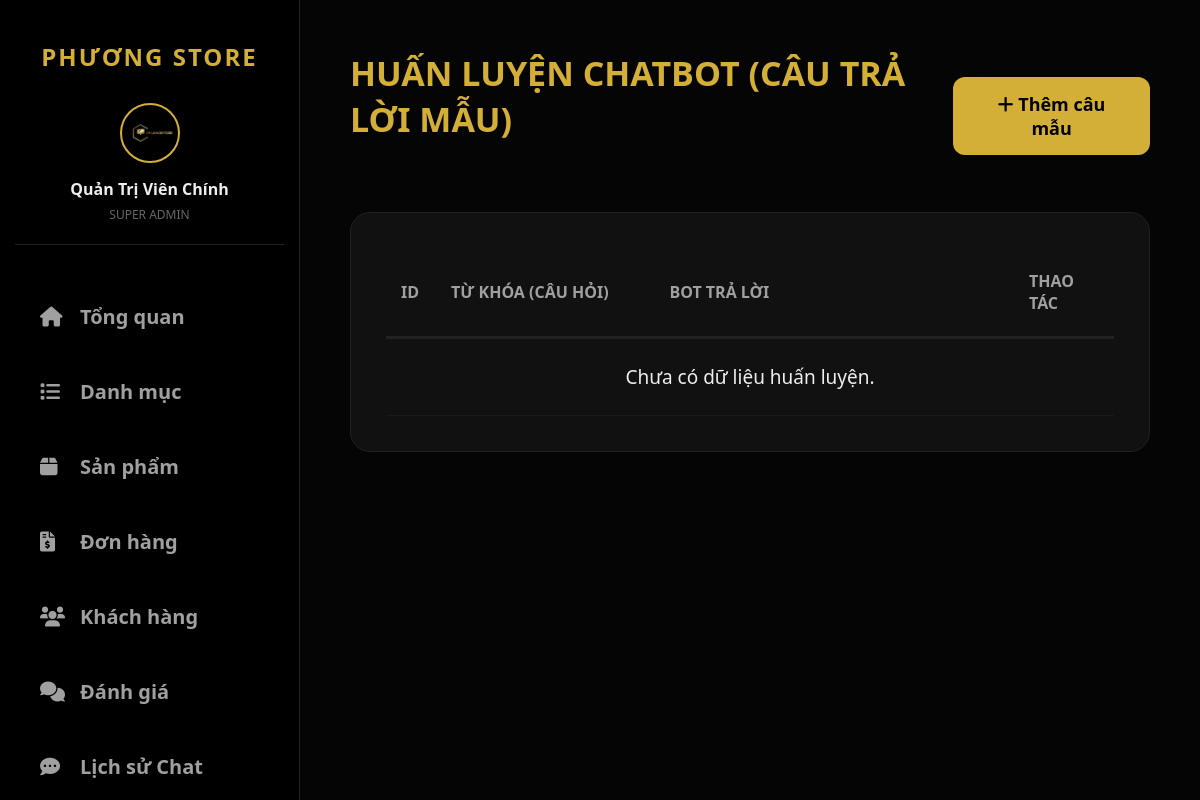
The app's page /index.php?ctrl=admin&act=bot_training (signed in), older data.
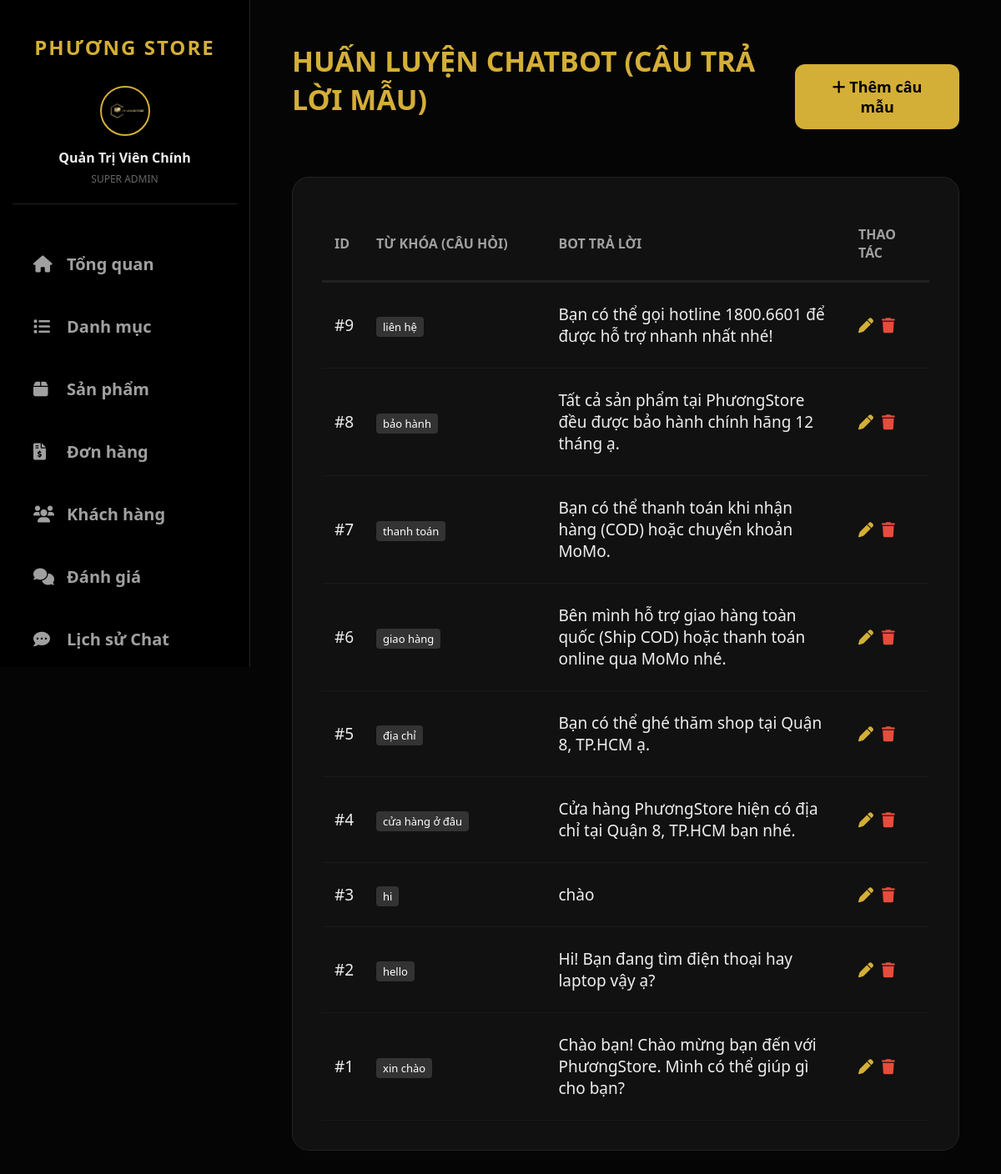
The same page, newer data.
### tables this page shows
CREATE TABLE IF NOT EXISTS `dulieuhuanluyen` (
  `ma_du_lieu` int NOT NULL AUTO_INCREMENT,
  `ma_admin` int DEFAULT NULL,
  `cau_hoi` text NOT NULL,
  `tra_loi` text NOT NULL,
  PRIMARY KEY (`ma_du_lieu`),
  KEY `ma_admin` (`ma_admin`)
);

### app/models/OrderModel.php (called while the page is built, shortened)
<?php
require_once 'app/config/db.php';
class OrderModel {
    public function __construct() {
        $db = new Database();
    }
}

### app/config/db.php (called while the page is built, shortened)
<?php
class Database {
    private $host = "localhost";
    private $db_name = "phuongstore";
    private $username = "root";
    private $password = "";
    public function connect() {
        $this->conn = null;
        try {
            $this->conn = new PDO("mysql:host=" . $this->host . ";dbname=" . $this->db_name, $this->username, $this->password);
            $this->conn->setAttribute(PDO::ATTR_ERRMODE, PDO::ERRMODE_EXCEPTION);
            $this->conn->exec("set names utf8mb4");
        } catch(PDOException $e) {
            echo "Lỗi kết nối: " . $e->getMessage();
        }
        return $this->conn;
    }
}

### app/controllers/AdminController.php (called while the page is built, shortened)
<?php
require_once 'app/models/OrderModel.php';
require_once 'app/models/ChatModel.php';
class AdminController {
    private $db;
    public function __construct() {
        $act = $_GET['act'] ?? 'dashboard';
        $database = new Database();
        $db = $database->connect();
        $this->db = $db;
    }
    public function bot_training() {
        $chatModel = new ChatModel($this->db);
        $dataList = $chatModel->getAllTrainingData();
        require_once 'app/views/admin/bot_training.php';
    }
}

### app/models/ChatModel.php (called while the page is built, shortened)
<?php
class ChatModel {
    private $db;
    public function __construct($db) {
        $this->db = $db;
    }
    public function getAllTrainingData() {
        return $this->db->query("SELECT * FROM dulieuhuanluyen ORDER BY ma_du_lieu DESC")->fetchAll(PDO::FETCH_ASSOC);
    }
}
?>

### app/views/admin/bot_training.php (the view, shortened to what this page needs)
<!DOCTYPE html>
<html lang="vi">
<head>
    <link rel="stylesheet" href="public/css/admin.css">
    <link rel="stylesheet" href="https://cdnjs.cloudflare.com/ajax/libs/font-awesome/6.0.0/css/all.min.css">
</head>
<body class="admin-body">
    <?php include 'app/views/admin/sidebar.php'; ?>
    <main class="main-content-admin">
        <div style="display:flex; justify-content:space-between; align-items:center; margin-bottom:30px;">
            <h1>Huấn luyện Chatbot (Câu trả lời mẫu)</h1>
            <button onclick="openModal()" class="btn-primary">
                <i class="fa-solid fa-plus"></i> Thêm câu mẫu
            </button>
        </div>
        <div class="cat-card">
            <table class="table-admin">
                <thead>
                    <tr>
                        <th width="50">ID</th>
                        <th width="30%">Từ khóa (Câu hỏi)</th>
                        <th>Bot trả lời</th>
                        <th width="100">Thao tác</th>
                    </tr>
                </thead>
                <tbody>
                    <?php if (!empty($dataList)): ?>
                        <?php foreach ($dataList as $row): ?>
                        <tr>
                            <td>#<?= $row['ma_du_lieu'] ?></td>
                            <td>
                                <span style="background:#333; color:#fff; padding:3px 8px; border-radius:4px; font-size:13px;">
                                    <?= htmlspecialchars($row['cau_hoi']) ?>
                                </span>
                            </td>
                            <td><?= nl2br(htmlspecialchars($row['tra_loi'])) ?></td>
                            <td>
                                <div style="display:flex; gap:10px;">
                                    <button onclick="openModal(<?= $row['ma_du_lieu'] ?>, '<?= htmlspecialchars(addslashes($row['cau_hoi'])) ?>', '<?= htmlspecialchars(addslashes($row['tra_loi'])) ?>')" class="btn-icon-edit">
                                        <i class="fa-solid fa-pen"></i>
                                    </button>
                                    <a href="index.php?ctrl=admin&act=delete_training&id=<?= $row['ma_du_lieu'] ?>"
                                       onclick="return confirm('Xóa câu mẫu này?')" class="btn-icon-delete">
                                        <i class="fa-solid fa-trash"></i>
                                    </a>
                                </div>
                            </td>
                        </tr>
                        <?php endforeach; ?>
                    <?php else: ?>
                        <tr><td colspan="4" style="text-align:center;">Chưa có dữ liệu huấn luyện.</td></tr>
                    <?php endif; ?>
                </tbody>
            </table>
        </div>
    </main>
</body>
</html>

### index.php (shortened to what this page needs)
<?php
require_once 'app/config/db.php';
$ctrl = $_GET['ctrl'] ?? 'home';
$act = $_GET['act'] ?? 'index';
switch ($ctrl) {
    case 'admin':
        require_once 'app/controllers/AdminController.php';
        $controller = new AdminController();
        break;
}
if (method_exists($controller, $act)) {
    $controller->$act();
} else {
    echo "<div style='text-align:center; padding:50px; color:white; background:#111;'><h1>404 - Không tìm thấy trang</h1><a href='index.php' style='color:#D4AF37'>Về trang chủ</a></div>";
}

### app/views/admin/sidebar.php (shortened to what this page needs)
<?php
    if (!function_exists('can_view_menu')) {
        function can_view_menu($perm) {
            if (isset($_SESSION['admin_role']) && $_SESSION['admin_role'] == 1) {
                return true;
            }
            $myPerms = $_SESSION['admin_permissions'] ?? [];
            return in_array($perm, $myPerms);
        }
    }
    $act = $_GET['act'] ?? 'dashboard';
?>
<aside class="sidebar">
    <div style="font-size: 24px; font-weight: 900; color: #D4AF37; margin-bottom: 30px; text-align: center; letter-spacing: 2px;">
        PHƯƠNG STORE
    </div>
    <div style="text-align: center; margin-bottom: 40px; padding-bottom: 20px; border-bottom: 1px solid #222;">
        <a href="index.php?ctrl=admin&act=my_profile" style="text-decoration: none; display: block;" title="Xem hồ sơ & Đổi ảnh">
            <?php
                $avt = $_SESSION['admin_avatar'] ?? 'default_admin.png';
                $avtSrc = "public/images/admin/$avt";
                if(!file_exists($avtSrc)) {
                    $avtSrc = file_exists("public/images/$avt") ? "public/images/$avt" : "public/images/admin/default_admin.png";
                }
            ?>
            <img src="<?= $avtSrc ?>"
                 style="width: 60px; height: 60px; border-radius: 50%; border: 2px solid #D4AF37; object-fit: cover; margin-bottom: 10px; transition: 0.3s;">
            <h4 style="color: #eee; margin: 0; font-size: 16px; transition: 0.3s;"><?= htmlspecialchars($_SESSION['admin_name'] ?? 'Admin') ?></h4>
            <small style="color: #666; font-size: 12px; text-transform: uppercase;">
                <?= (isset($_SESSION['admin_role']) && $_SESSION['admin_role'] == 1) ? 'Super Admin' : 'Nhân viên' ?>
            </small>
        </a>
    </div>
    <nav>
        <?php if (isset($_SESSION['admin_role']) && $_SESSION['admin_role'] == 1): ?>
            <a href="index.php?ctrl=admin&act=dashboard" class="admin-nav-link <?= $act == 'dashboard' ? 'active' : '' ?>">
                <i class="fa-solid fa-house" style="margin-right: 15px; width: 25px;"></i> Tổng quan
            </a>
        <?php endif; ?>
        <?php if (can_view_menu('products')): ?>
            <a href="index.php?ctrl=admin&act=manage_categories" class="admin-nav-link <?= $act == 'manage_categories' ? 'active' : '' ?>">
                <i class="fa-solid fa-list" style="margin-right: 15px; width: 25px;"></i> Danh mục
            </a>
            <a href="index.php?ctrl=admin&act=manage_products" class="admin-nav-link <?= in_array($act, ['manage_products', 'add_product', 'edit_product']) ? 'active' : '' ?>">
                <i class="fa-solid fa-box" style="margin-right: 15px; width: 25px;"></i> Sản phẩm
            </a>
        <?php endif; ?>
        <?php if (can_view_menu('orders')): ?>
            <a href="index.php?ctrl=admin&act=manage_orders" class="admin-nav-link <?= $act == 'manage_orders' ? 'active' : '' ?>">
                <i class="fa-solid fa-file-invoice-dollar" style="margin-right: 15px; width: 25px;"></i> Đơn hàng
            </a>
        <?php endif; ?>
        <?php if (can_view_menu('users')): ?>
            <a href="index.php?ctrl=admin&act=manage_users" class="admin-nav-link <?= $act == 'manage_users' ? 'active' : '' ?>">
                <i class="fa-solid fa-users" style="margin-right: 15px; width: 25px;"></i> Khách hàng
            </a>
        <?php endif; ?>
        <?php if (can_view_menu('reviews')): ?>
            <a href="index.php?ctrl=admin&act=reviews" class="admin-nav-link <?= $act == 'reviews' ? 'active' : '' ?>">
                <i class="fa-solid fa-comments" style="margin-right: 15px; width: 25px;"></i> Đánh giá
            </a>
        <?php endif; ?>
        <?php if (can_view_menu('users') || can_view_menu('chat')): ?>
            <a href="index.php?ctrl=admin&act=chats" class="admin-nav-link <?= $act == 'chats' ? 'active' : '' ?>">
                <i class="fa-solid fa-comment-dots" style="margin-right: 15px; width: 25px;"></i> Lịch sử Chat
            </a>
        <?php endif; ?>
    </nav>
</aside>

### public/css/admin.css (style rules this page uses)
:root { --primary: #d4af37; --bg-dark: #050505; --bg-card: #111111; --text-main: #eeeeee; --text-muted: #a0a0a0; --border: #222222; --sidebar-width: 300px; }
* { margin: 0; padding: 0; box-sizing: border-box; font-family: 'Segoe UI', sans-serif; }
body.admin-body { background-color: var(--bg-dark); color: var(--text-main); display: flex; min-height: 100vh; font-size: 18px; }
.sidebar { width: var(--sidebar-width); background-color: #000; border-right: 1px solid var(--border); padding: 40px 15px; position: fixed; top: 0; left: 0; height: 100vh; z-index: 1000; overflow-y: auto; padding-bottom: 100px; }
.admin-nav-link { display: flex; align-items: center; padding: 18px 25px; color: var(--text-muted); text-decoration: none; margin-bottom: 12px; border-radius: 12px; font-size: 20px; font-weight: 600; }
.main-content-admin { margin-left: var(--sidebar-width); padding: 50px; width: calc(100% - var(--sidebar-width)); }
h1 { font-size: 34px; font-weight: 800; color: var(--primary); text-transform: uppercase; margin-bottom: 40px; }
.cat-card { background: var(--bg-card); border-radius: 20px; padding: 35px; margin-bottom: 40px; border: 1px solid var(--border); }
.table-admin { width: 100%; border-collapse: collapse; table-layout: fixed; }
.table-admin th { padding: 22px 15px; font-size: 16px; color: var(--text-muted); text-transform: uppercase; border-bottom: 3px solid var(--border); text-align: left; }
.table-admin td { padding: 25px 15px; font-size: 19px; border-bottom: 1px solid #1a1a1a; vertical-align: middle; }
.btn-primary { background-color: var(--primary); color: #000; padding: 15px 35px; border-radius: 12px; font-weight: 800; font-size: 18px; border: none; cursor: pointer; text-decoration: none; display: inline-block; transition: 0.3s; }
.btn-icon-edit { background: none; border: none; cursor: pointer; color: var(--primary); font-size: 18px; transition: 0.3s; }
.btn-icon-delete { color: #e74c3c; font-size: 18px; transition: 0.3s; }

Row changes from the older to the newer data that the page shows:
added dulieuhuanluyen: ma_du_lieu "9", cau_hoi "liên hệ", tra_loi "Bạn có thể gọi hotline 1800.6601 để được hỗ trợ nhanh nhất nhé!"
added dulieuhuanluyen: ma_du_lieu "8", cau_hoi "bảo hành", tra_loi "Tất cả sản phẩm tại PhươngStore đều được bảo hành chính hãng 12 tháng ạ."
added dulieuhuanluyen: ma_du_lieu "7", cau_hoi "thanh toán", tra_loi "Bạn có thể thanh toán khi nhận hàng (COD) hoặc chuyển khoản MoMo."
added dulieuhuanluyen: ma_du_lieu "6", cau_hoi "giao hàng", tra_loi "Bên mình hỗ trợ giao hàng toàn quốc (Ship COD) hoặc thanh toán online qua MoMo nhé."
added dulieuhuanluyen: ma_du_lieu "5", cau_hoi "địa chỉ", tra_loi "Bạn có thể ghé thăm shop tại Quận 8, TP.HCM ạ."
added dulieuhuanluyen: ma_du_lieu "4", cau_hoi "cửa hàng ở đâu", tra_loi "Cửa hàng PhươngStore hiện có địa chỉ tại Quận 8, TP.HCM bạn nhé."
added dulieuhuanluyen: ma_du_lieu "3", cau_hoi "hi", tra_loi "chào"
added dulieuhuanluyen: ma_du_lieu "2", cau_hoi "hello", tra_loi "Hi! Bạn đang tìm điện thoại hay laptop vậy ạ?"
added dulieuhuanluyen: ma_du_lieu "1", cau_hoi "xin chào", tra_loi "Chào bạn! Chào mừng bạn đến với PhươngStore. Mình có thể giúp gì cho bạn?"
Text that changed along with them:
text no longer shown: "Chưa có dữ liệu huấn luyện."
